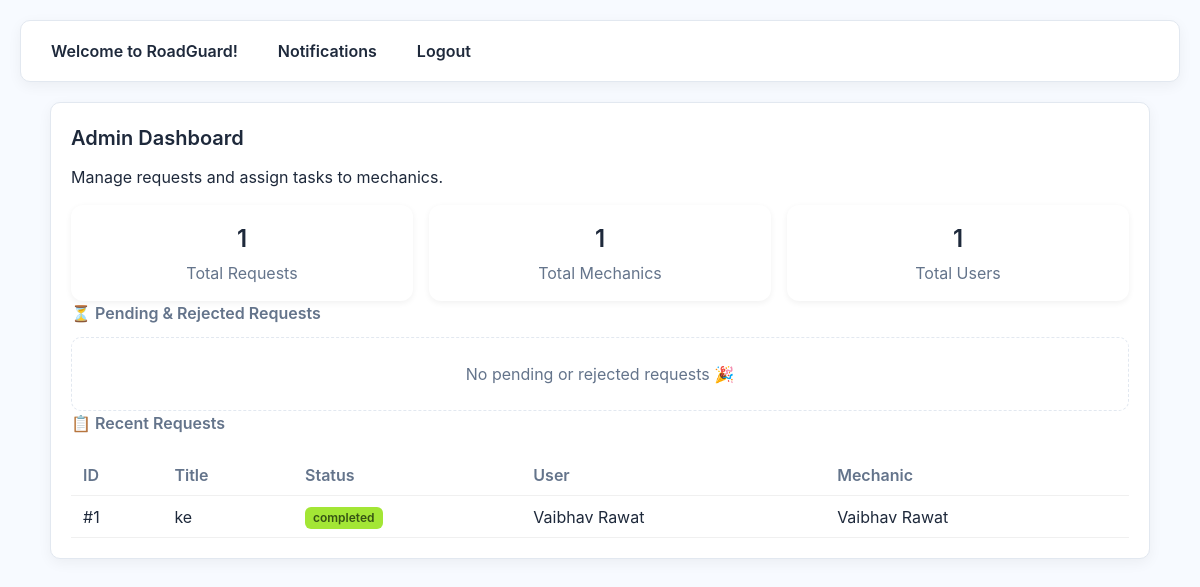
The app's page /admin/dashboard (signed in), older data.
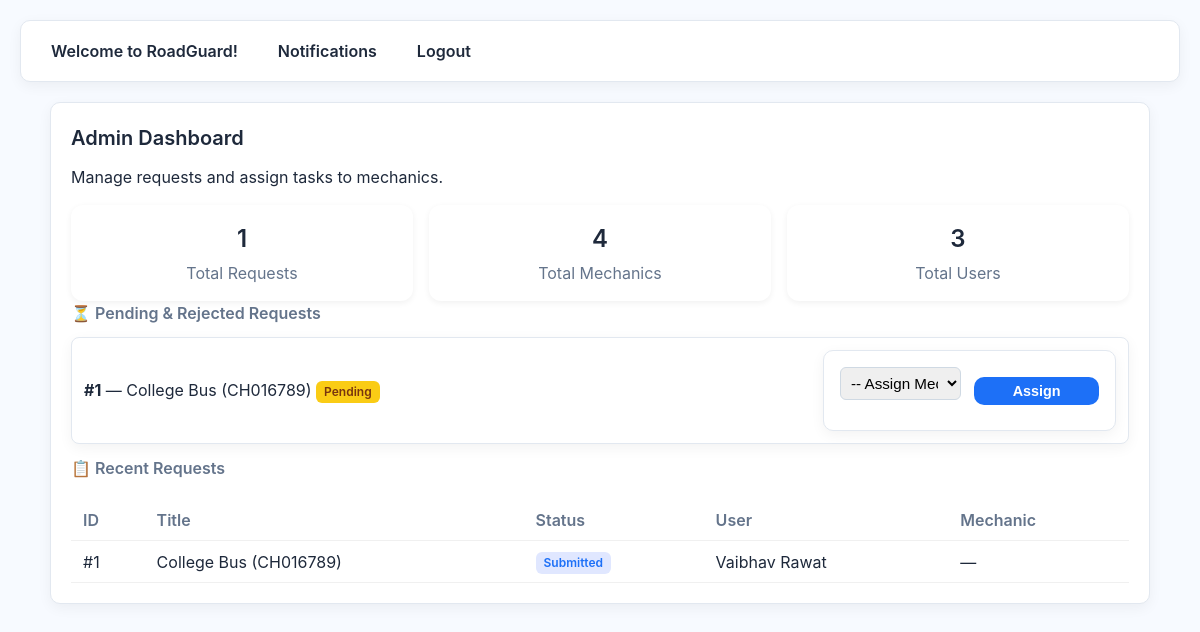
The same page, newer data.
### app.py (models this page shows)
class ServiceRequest(db.Model):
    id = db.Column(db.Integer, primary_key=True)
    user_id = db.Column(db.Integer, db.ForeignKey('user.id'))
    title = db.Column(db.String(200))
    description = db.Column(db.Text)
    lat = db.Column(db.Float)
    lng = db.Column(db.Float)
    status = db.Column(db.String(50), default='Submitted')
    created_at = db.Column(db.DateTime, default=datetime.utcnow)
    assigned_mechanic_id = db.Column(db.Integer, db.ForeignKey('user.id'), nullable=True)
    mechanic_response = db.Column(db.Text, nullable=True)
    user = db.relationship("User", foreign_keys=[user_id], backref="requests_made")
    mechanic = db.relationship("User", foreign_keys=[assigned_mechanic_id], backref="requests_taken")

class User(UserMixin, db.Model):
    id = db.Column(db.Integer, primary_key=True)
    name = db.Column(db.String(120))
    email = db.Column(db.String(120), unique=True)
    password = db.Column(db.String(120))  # NOTE: store hashed in production
    role = db.Column(db.String(20), default=Role.USER.value)
    phone = db.Column(db.String(20))

### app.py (the view)
@app.route('/admin/dashboard')
@login_required
def admin_dashboard():
    if current_user.role != Role.ADMIN.value:
        flash('Unauthorized','danger')
        return redirect(url_for('index'))
    pending = ServiceRequest.query.filter(ServiceRequest.assigned_mechanic_id==None).order_by(ServiceRequest.created_at.desc()).all()
    all_requests = ServiceRequest.query.order_by(ServiceRequest.created_at.desc()).limit(50).all()
    mechanics = User.query.filter_by(role=Role.MECHANIC.value).all()
    users = User.query.filter_by(role=Role.USER.value).all()
    return render_template('admin_dashboard.html', pending=pending, mechanics=mechanics, all_requests=all_requests, users=users)

### app.py (called while the page is built)
@login_manager.user_loader
def load_user(user_id):
    return User.query.get(int(user_id))

### templates/admin_dashboard.html (shortened to what this page needs)
{% extends 'layout.html' %}
{% block content %}
<div class="card fade-in">
  <h2>Admin Dashboard</h2>
  <p class="small-muted">Manage requests and assign tasks to mechanics.</p>
  <div class="summary-grid mt-16">
    <div class="summary-card">
      <h3>{{ all_requests|length }}</h3>
      <p>Total Requests</p>
    </div>
    <div class="summary-card">
      <h3>{{ mechanics|length }}</h3>
      <p>Total Mechanics</p>
    </div>
    <div class="summary-card">
      <h3>{{ users|length }}</h3>
      <p>Total Users</p>
    </div>
  </div>
  <h3 class="mt-24">⏳ Pending & Rejected Requests</h3>
  {% if pending %}
    <ul class="request-list">
      {% for p in pending %}
      <li class="list-item">
        <div>
          <strong>#{{ p.id }}</strong> — {{ p.title }}
          {% if p.status == 'rejected' %}
          <span class="badge rejected">Rejected</span>
          {% else %}
          <span class="badge pending">Pending</span>
          {% endif %}
        </div>
        <form method="post" action="{{ url_for('admin_assign') }}" class="assign-form">
          <select name="mech_id" required>
            <option value="">-- Assign Mechanic --</option>
          </select>
          <button type="submit" class="btn small">Assign</button>
        </form>
      </li>
      {% endfor %}
    </ul>
  {% else %}
    <div class="empty">No pending or rejected requests 🎉</div>
  {% endif %}
  <h3 class="mt-24">📋 Recent Requests</h3>
  <div class="table-wrapper">
    <table>
      <thead>
        <tr>
          <th>ID</th>
          <th>Title</th>
          <th>Status</th>
          <th>User</th>
          <th>Mechanic</th>
        </tr>
      </thead>
      <tbody>
      {% for r in all_requests %}
      <tr>
        <td>#{{ r.id }}</td>
        <td>{{ r.title }}</td>
        <td><span class="badge {{ r.status|lower }}">{{ r.status }}</span></td>
        <td>{{ r.user.name if r.user else "—" }}</td>
        <td>{{ r.mechanic.name if r.mechanic else "—" }}</td>
      </tr>
      {% endfor %}
      </tbody>
    </table>
  </div>
</div>
{% endblock %}

Row changes from the older to the newer data that the page shows:
now on one of the page's lists (row edited): ServiceRequest: id "1", title "College Bus (CH016789)"
changed ServiceRequest "Vaibhav Rawat": title "ke" → "College Bus (CH016789)"; status "completed" → "Submitted"; mechanic "Vaibhav Rawat" → "—"
Text that changed along with them:
{{ mechanics|length }}: "1" → "4"
{{ users|length }}: "1" → "3"
text no longer shown: "No pending or rejected requests 🎉"
